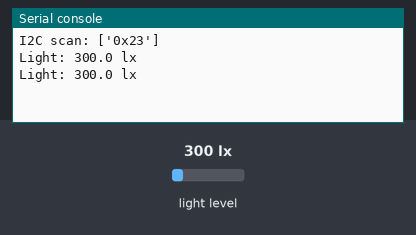
A program run on a simulated Raspberry Pi Pico running MicroPython. Parts: the last lines printed to the serial console. The inputs (shaded band) are chosen by the test bench; at power-on: light level 300 lx.

Above: at 1.4 s.
1.5 s: light level set to 40 lx
At 2.8 s:
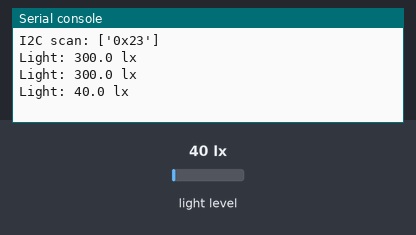
3.0 s: light level set to 500 lx
At 4.0 s:
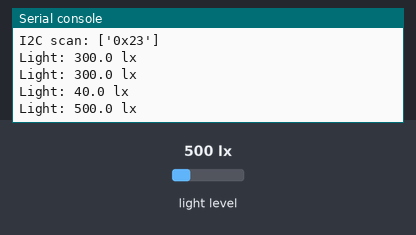
Timing chart, 0 to 6.0 s (numbered marks = the images above; inputs shaded):
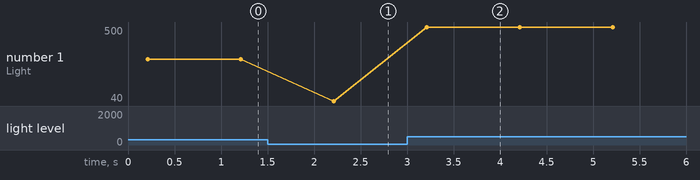

The program:

example.py
```python
# Reads BH1750 on a Raspberry Pi Pico (MicroPython) over I2C0, converts sensor data to lux, and prints to the REPL every second.
#
# Buy this module: https://shillehtek.com/products/shillehtek-gy-302-bh1750-pre-soldered-light-intensity-module
# Full manual: https://shillehtek.com/blogs/shillehtek-product-manuals/bh1750-pre-soldered-light-intensity-module
# More examples: https://github.com/shillehbean/shillehtek-examples
#

# BH1750 on Pico via I2C0 (GP0 SDA, GP1 SCL)

from machine import I2C, Pin
import time

BH1750_ADDR = 0x23
CONT_H_RES  = 0x10

i2c = I2C(0, sda=Pin(0), scl=Pin(1), freq=100000)
print("I2C scan:", [hex(d) for d in i2c.scan()])

i2c.writeto(BH1750_ADDR, bytes([CONT_H_RES]))
time.sleep_ms(200)

while True:
    data = i2c.readfrom(BH1750_ADDR, 2)
    raw  = (data[0] << 8) | data[1]
    lux  = raw / 1.2
    print("Light: {:.1f} lx".format(lux))
    time.sleep(1)
```

Measured:
- after the input at 1.5 s, the serial console: prints a new line after 0.71 s (image 1)
- after the input at 3.0 s, the serial console: prints a new line after 0.21 s (image 2)
- plotted number 1: 300 → 40 after the input at 1.5 s, 40 → 500 after the input at 3.0 s
